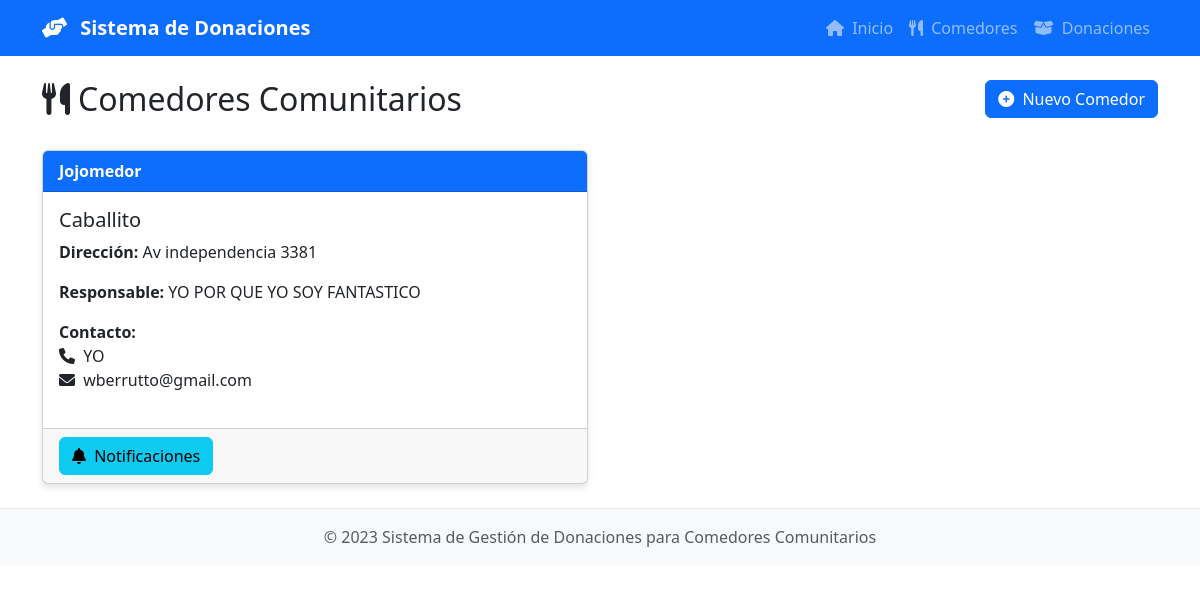
The page /comedores on the database its author committed.
### app/models.py (models this page shows)
class Comedor(Base):
    __tablename__ = "comedores"
    id = Column(Integer, primary_key=True, index=True)
    nombre = Column(String(100), nullable=False)
    barrio = Column(String(100), nullable=False)
    direccion = Column(String(200), nullable=False)
    responsable = Column(String(100), nullable=False)
    telefono = Column(String(20), nullable=False)
    email = Column(String(100), nullable=False)
    notificaciones = relationship("Notificacion", back_populates="comedor")
    donaciones_recibidas = relationship("Donacion", back_populates="comedor_asignado")

### app/main.py (the view)
@app.get("/comedores", response_class=HTMLResponse)
async def listar_comedores(request: Request, db: Session = Depends(get_db)):
    comedores = db.query(Comedor).all()
    return templates.TemplateResponse("comedores.html", {
        "request": request,
        "comedores": comedores
    })

### app/templates/comedores.html (shortened to what this page needs)
{% extends "base.html" %}
{% block content %}
<div class="row mb-4">
    <div class="col-md-8">
        <h2><i class="fas fa-utensils me-2"></i>Comedores Comunitarios</h2>
    </div>
    <div class="col-md-4 text-end">
        <a href="/comedores/nuevo" class="btn btn-primary">
            <i class="fas fa-plus-circle me-1"></i> Nuevo Comedor
        </a>
    </div>
</div>
{% if comedores %}
<div class="row">
    {% for comedor in comedores %}
    <div class="col-md-6 mb-4">
        <div class="card h-100">
            <div class="card-header bg-primary text-white">
                {{ comedor.nombre }}
            </div>
            <div class="card-body">
                <h5 class="card-title">{{ comedor.barrio }}</h5>
                <p class="card-text"><strong>Dirección:</strong> {{ comedor.direccion }}</p>
                <p class="card-text"><strong>Responsable:</strong> {{ comedor.responsable }}</p>
                <p class="card-text">
                    <strong>Contacto:</strong><br>
                    <i class="fas fa-phone me-1"></i> {{ comedor.telefono }}<br>
                    <i class="fas fa-envelope me-1"></i> {{ comedor.email }}
                </p>
            </div>
            <div class="card-footer">
                <a href="/comedores/{{ comedor.id }}/notificaciones" class="btn btn-info">
                    <i class="fas fa-bell me-1"></i> Notificaciones
                </a>
            </div>
        </div>
    </div>
    {% endfor %}
</div>
{% else %}
<div class="alert alert-info">
    <i class="fas fa-info-circle me-1"></i> No hay comedores registrados aún. ¡Registre uno nuevo!
</div>
{% endif %}
{% endblock %}

### app/templates/base.html (style rules this page uses)
.card { margin-bottom: 20px; box-shadow: 0 4px 6px rgba(0, 0, 0, 0.1); }
.card-header { font-weight: bold; }

### rows shown on the page
Comedor: nombre "Jojomedor", barrio "Caballito", direccion "Av independencia 3381", responsable "YO POR QUE YO SOY FANTASTICO", telefono "YO", email "wberrutto@gmail.com"
